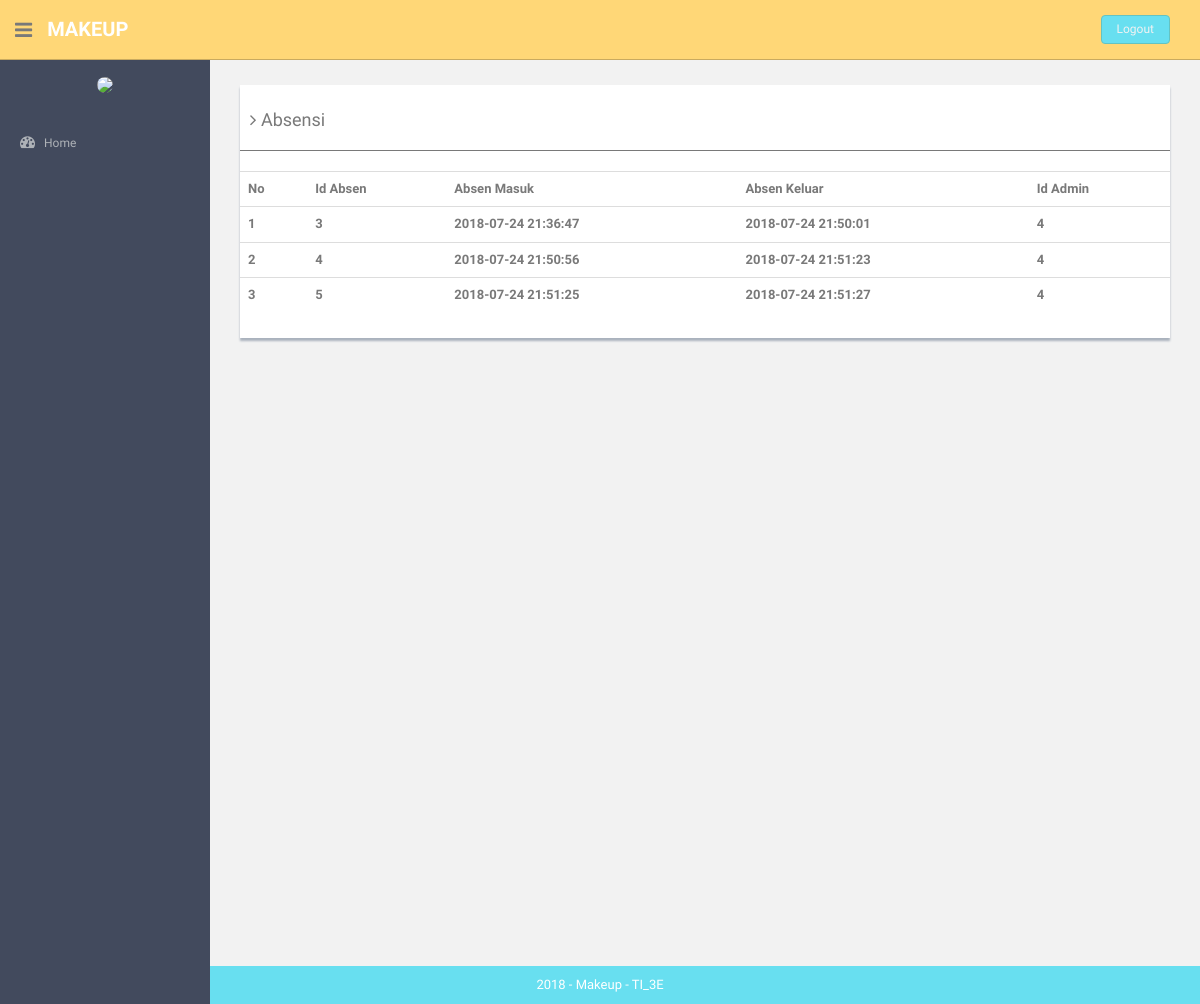
The app's page /index.php/absensi/detail/4 with its own data.
### tables this page shows
CREATE TABLE `absensi` (
  `id_absen` int(11) NOT NULL,
  `tgl_masuk_jam` datetime NOT NULL,
  `tgl_pulang_jam` datetime DEFAULT NULL,
  `id_admin` int(11) NOT NULL
);

### application/controllers/Absensi.php (called while the page is built, shortened)
<?php
class Absensi extends CI_Controller {
	public function __construct()
	{
		$this->load->helper('url','form');
		$this->load->library('form_validation');
		$this->load->model('admin_model');
		$this->load->model('absensi_model');
		$this->load->helper('html');
		$this->load->library('image_lib');
	}
        public function detail($id)
        {
                $object['absensi']=$this->absensi_model->getAbsensiId($id);
                $cek['status'] = array(
                        'home'=>'',
                        'hrd'=>'',
                        'keuangan'=>'active',
                        'produk'=>'',
                        'pembelian'=>'',
                        'pemasukan'=>'',
                        'pengeluaran'=>'',
                        'utang'=>'',
                        'pemesanan'=>'',
                        'pembayaran'=>'',
                        'cash_flow'=>'',
                        'neraca'=>'',
                        'admin'=>'',
                        'gaji'=>'',
                        'golongan'=>'',
                        'absensi'=>'active',
                        'user'=>'',
                        'barang'=>'',
                        'supplier'=>'',
                        'kategori'=>'',
                        );
                        $this->load->view('component/header',$cek);
                        $this->load->view('absensi_lap',$object);
                        $this->load->view('component/footer');
        }
}

### index.php (called while the page is built, shortened)
<?php
require_once BASEPATH.'core/CodeIgniter.php';

### application/models/Absensi_model.php (called while the page is built, shortened)
<?php
class Absensi_model extends CI_Model {
	public function getAbsensiId($id)
	{
		$this->db->where('id_admin',$id);
		$query = $this->db->get('absensi');
		return $query->result();
	}
}

### application/views/absensi_lap.php (the view)
<section id="main-content">
  <section class="wrapper site-min-height">
    <div class="col-md-12 mt">
      <div class="content-panel">
        <table class="table table-hover">
          <h4><i class="fa fa-angle-right"></i> Absensi</h4>
          <hr>
          <tbody>
            <tr>
              <th>No</th>
              <th>Id Absen</th>
              <th>Absen Masuk</th>
              <th>Absen Keluar</th>
              <th>Id Admin</th>
            </tr>
            <?php
            $no = 1;
            foreach ($absensi as $key): ?>
            <tr>
              <th><?php echo $no++ ?></th>
              <th><?php echo $key->id_absen ?></th>
              <th><?php echo $key->tgl_masuk_jam ?></th>
              <th><?php echo $key->tgl_pulang_jam ?></th>
              <th><?php echo $key->id_admin ?></th>
            </tr>
            <?php endforeach; ?>
          </tbody>
        </table>
      </div>
      </div>
    </section>
    </section>

### assets/css/style.css (style rules this page uses)
body { color: #797979; background: #f2f2f2; font-family: 'Ruda', sans-serif; padding: 0px !important; margin: 0px !important; font-size:13px; }
hr { margin-top: 20px; margin-bottom: 20px; border: 0; border-top: 1px solid #797979; }
.mt { margin-top: 25px; }
#main-content { margin-left: 210px; }
.wrapper { display: inline-block; margin-top: 60px; padding-left: 15px; padding-right: 15px; padding-bottom: 15px; padding-top: 0px; width: 100%; }
.content-panel { background: #ffffff; box-shadow: 0px 3px 2px #aab2bd; padding-top: 15px; padding-bottom: 5px; }
.content-panel h4 { margin-left: 10px; }
.site-min-height { min-height: 900px; }

### records on screen
absensi: id_absen "3", tgl_masuk_jam "2018-07-24 21:36:47", tgl_pulang_jam "2018-07-24 21:50:01", id_admin "4"
absensi: id_absen "4", tgl_masuk_jam "2018-07-24 21:50:56", tgl_pulang_jam "2018-07-24 21:51:23", id_admin "4"
absensi: id_absen "5", tgl_masuk_jam "2018-07-24 21:51:25", tgl_pulang_jam "2018-07-24 21:51:27", id_admin "4"
